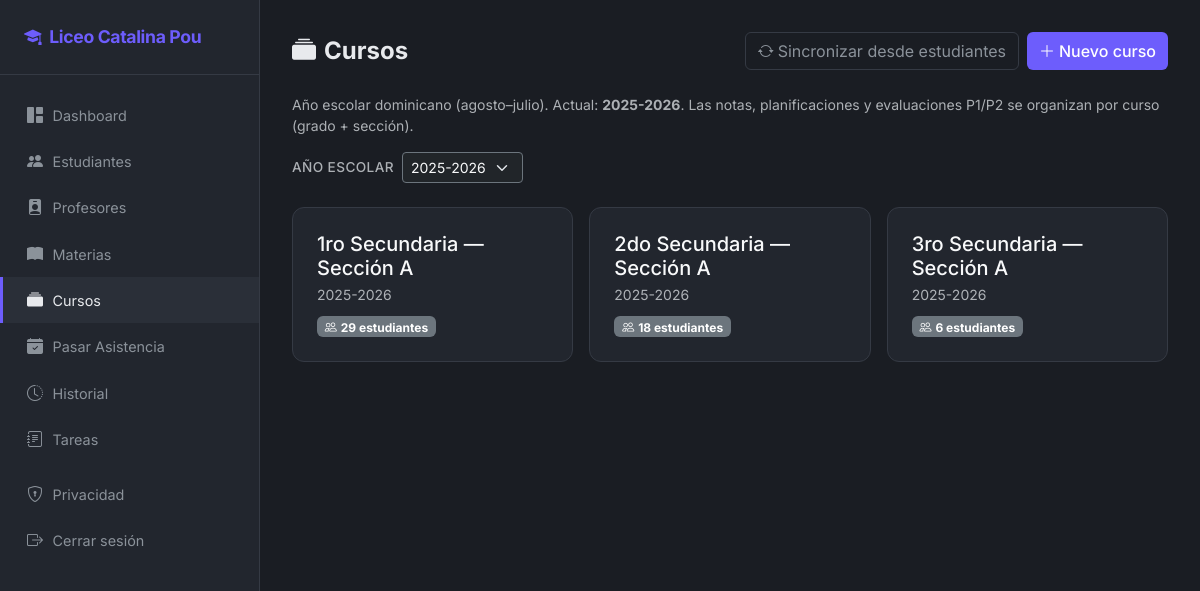
Page /cursos/ (signed in) on the committed database.
### core/models.py (models this page shows, shortened)
class Curso(models.Model):
    grado = models.CharField(max_length=10, choices=GRADO_CHOICES)
    seccion = models.CharField("sección", max_length=5, default="A")
    anio_escolar = models.CharField(
        "año escolar",
        max_length=9,
        help_text="Formato dominicano, ej.: 2025-2026 (inicio en agosto).",
    )
    created_at = models.DateTimeField(auto_now_add=True)
    class Meta:
        ordering = ["anio_escolar", "grado", "seccion"]
        verbose_name = "curso"
        verbose_name_plural = "cursos"
        unique_together = [("grado", "seccion", "anio_escolar")]
    @property
    def nombre_corto(self):
        grado = self.get_grado_display()
        return f"{grado} — Sección {self.seccion}"
    def estudiantes_qs(self):
        return Estudiante.objects.filter(grado=self.grado, seccion=self.seccion)

### core/curso_views.py (the view)
# urls.py: path("cursos/", curso_views.curso_list, name="curso_list"),
@school_access
def curso_list(request):
    anio = request.GET.get("anio", anio_escolar_actual())
    if request.method == "POST" and request.POST.get("action") == "sincronizar":
        n = sincronizar_cursos_desde_estudiantes(anio_escolar=anio)
        messages.success(request, f"Se crearon {n} curso(s) nuevo(s) para {anio}.")
        return redirect(f"{request.path}?anio={anio}")
    cursos = Curso.objects.filter(anio_escolar=anio).order_by("grado", "seccion")
    anios = list(
        Curso.objects.values_list("anio_escolar", flat=True)
        .distinct()
        .order_by("-anio_escolar")
    )
    if anio not in anios:
        anios = [anio] + anios
    for curso in cursos:
        curso.total_estudiantes = curso.estudiantes_qs().count()
    return render(
        request,
        "core/cursos/list.html",
        {
            "cursos": cursos,
            "anio": anio,
            "anios": anios,
            "anio_actual": anio_escolar_actual(),
        },
    )

### accounts/context_processors.py (called while the page is built)
def modo_padre(request):
    return {
        "en_modo_padre": (
            usuario_en_modo_padre(request.user) if request.user.is_authenticated else False
        ),
    }

### accounts/permissions.py (called while the page is built)
def staff_o_profesor(user) -> bool:
    if not user.is_authenticated:
        return False
    if user.is_staff:
        return True
    return hasattr(user, "profesor_perfil")

### accounts/roles.py (called while the page is built)
def _related_exists(user, attr: str) -> bool:
    try:
        getattr(user, attr)
        return True
    except ObjectDoesNotExist:
        return False

def tiene_perfil_padre(user) -> bool:
    if not user.is_authenticated:
        return False
    return _related_exists(user, "padre_profile")

def usuario_en_modo_padre(user) -> bool:
    if not tiene_perfil_padre(user):
        return False
    try:
        return user.profile.role == UserRole.PADRE
    except UserProfile.DoesNotExist:
        return not tiene_capacidad_escuela(user)

### core/curso_utils.py (called while the page is built)
def anio_escolar_actual(fecha=None):
    if fecha is None:
        fecha = timezone.localdate()
    if fecha.month >= 8:
        return f"{fecha.year}-{fecha.year + 1}"
    return f"{fecha.year - 1}-{fecha.year}"

### core/templates/core/cursos/list.html (shortened to what this page needs)
{% extends "base.html" %}
{% block content %}
<div class="page-header">
    <h1><i class="bi bi-collection-fill me-2"></i>Cursos</h1>
    <div class="d-flex flex-wrap gap-2">
        <form method="post" class="d-inline">
            <button type="submit" class="btn btn-ghost" title="Crea cursos desde grado y sección de estudiantes">
                <i class="bi bi-arrow-repeat me-1"></i>Sincronizar desde estudiantes
            </button>
        </form>
        <button type="button"
                class="btn btn-accent"
                hx-get="{% url 'core:curso_create' %}"
                hx-target="#formModalContent"
                hx-swap="innerHTML">
            <i class="bi bi-plus-lg me-1"></i>Nuevo curso
        </button>
    </div>
</div>
<p class="text-muted small mb-3">
    Año escolar dominicano (agosto–julio). Actual: <strong>{{ anio_actual }}</strong>.
    Las notas, planificaciones y evaluaciones P1/P2 se organizan por curso (grado + sección).
</p>
<form method="get" class="mb-4 d-flex align-items-center gap-2 flex-wrap">
    <label class="form-label mb-0 text-muted small">Año escolar</label>
    <select name="anio" class="form-select form-select-sm bg-dark text-light border-secondary" style="width:auto" onchange="this.form.submit()">
        {% for a in anios %}
        <option value="{{ a }}" {% if a == anio %}selected{% endif %}>{{ a }}</option>
        {% endfor %}
    </select>
</form>
<div class="row g-3"
     hx-trigger="cursoChanged from:body"
     hx-get="{% url 'core:curso_list' %}?anio={{ anio }}"
     hx-select=".row.g-3"
     hx-target="this"
     hx-swap="outerHTML">
    {% for curso in cursos %}
    <div class="col-md-6 col-lg-4">
        <a href="{% url 'core:curso_detail' curso.pk %}" class="text-decoration-none">
            <div class="stat-card h-100">
                <h5 class="mb-1 text-light">{{ curso.nombre_corto }}</h5>
                <p class="text-muted small mb-2">{{ curso.anio_escolar }}</p>
                <span class="badge bg-secondary">
                    <i class="bi bi-people me-1"></i>{{ curso.total_estudiantes }} estudiante{{ curso.total_estudiantes|pluralize }}
                </span>
            </div>
        </a>
    </div>
    {% endfor %}
</div>
{% endblock %}

### core/static/core/css/style.css (style rules this page uses)
:root { --accent: #6d5dfc; --accent-hover: #8b7dff; --success: #2ec4b6; --danger: #e63946; --warning: #f4a261; --surface: #1a1d23; --surface-2: #22262e; --surface-3: #2a2f38; --border: #353a44; --text: #e8eaed; --text-muted: #8b929a; }
body { background: var(--surface); font-family: 'Inter', -apple-system, BlinkMacSystemFont, sans-serif; min-height: 100vh; }
.stat-card { background: var(--surface-2); border: 1px solid var(--border); border-radius: .75rem; padding: 1.5rem; transition: transform .15s, border-color .15s; }
.btn-accent { background: var(--accent); color: #fff; border: none; font-weight: 500; }
.btn-ghost { background: transparent; color: var(--text-muted); border: 1px solid var(--border); }
.page-header { display: flex; align-items: center; justify-content: space-between; margin-bottom: 1.5rem; }
.page-header h1 { font-size: 1.5rem; font-weight: 700; margin: 0; color: var(--text); }
.form-label { color: var(--text-muted); font-size: .85rem; font-weight: 500; text-transform: uppercase; letter-spacing: .03em; }

### rows in the picture
Curso: nombre_corto "1ro Secundaria — Sección A", anio_escolar "2025-2026", total_estudiantes "29"
Curso: nombre_corto "2do Secundaria — Sección A", anio_escolar "2025-2026", total_estudiantes "18"
Curso: nombre_corto "3ro Secundaria — Sección A", anio_escolar "2025-2026", total_estudiantes "6"

### other values in the picture
{{ anio_actual }} "2025-2026"
form field anio "2025-2026"
